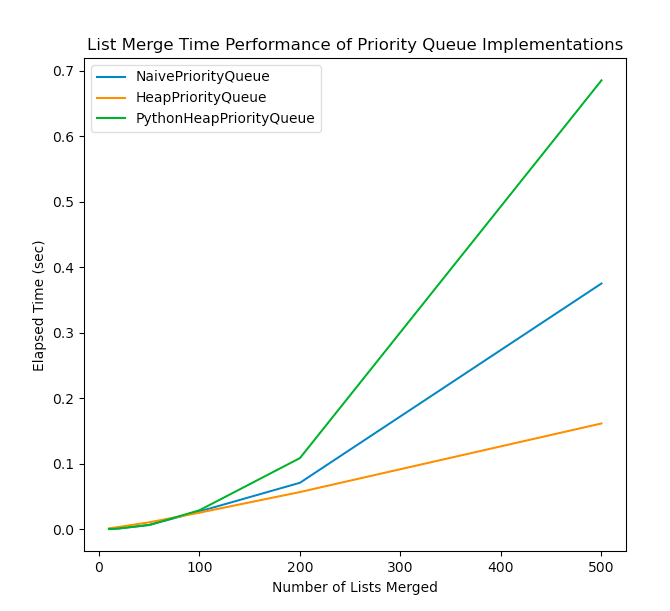

Python code for this plot:
from random import sample
from time import time
from P3 import PriorityQueue, NaivePriorityQueue, HeapPriorityQueue, PythonHeapPriorityQueue
import heapq
import matplotlib.pyplot as plt


def mergesortedlists(lists, pqclass=PriorityQueue):
    merged = []
    pq = pqclass(len(lists))
    for i, l in enumerate(lists):
        pq.put((l.pop(0), i))

    while pq:
        ele, i = pq.get()
        merged.append(ele)
        if lists[i]:
            pq.put((lists[i].pop(0), i))

    return merged


def generatelists(n, length=20, dictionary_path='words.txt'):
    with open(dictionary_path, 'r') as f:
        words = [w.strip() for w in f.readlines()]
    lists = []
    for _ in range(n):
        lists.append(sorted(sample(words, length)))
    return lists


def timeit(ns=(10, 20, 50, 100, 200, 500), pqclass=PriorityQueue, n_average=5):
    elapsed = []
    for n in ns:
        timeaccum = 0
        for _ in range(n_average):
            lists = generatelists(n)
            start = time()
            merged = mergesortedlists(lists, pqclass)
            end   = time()
            timeaccum += end-start
        elapsed.append(timeaccum / n_average)
    return elapsed


if __name__ == "__main__":
    x = [10, 20, 50, 100, 200, 500]
    n_average = 5
    y1 = timeit(x, NaivePriorityQueue, n_average)
    y2 = timeit(x, HeapPriorityQueue, n_average)
    y3 = timeit(x, PythonHeapPriorityQueue, n_average)
    plt.plot(x, y1, x, y2, x, y3)
    plt.legend(["NaivePriorityQueue", "HeapPriorityQueue", "PythonHeapPriorityQueue"])
    plt.xlabel("Number of Lists Merged")
    plt.ylabel('Elapsed Time (sec)')
    plt.title("List Merge Time Performance of Priority Queue Implementations")
    plt.show()
